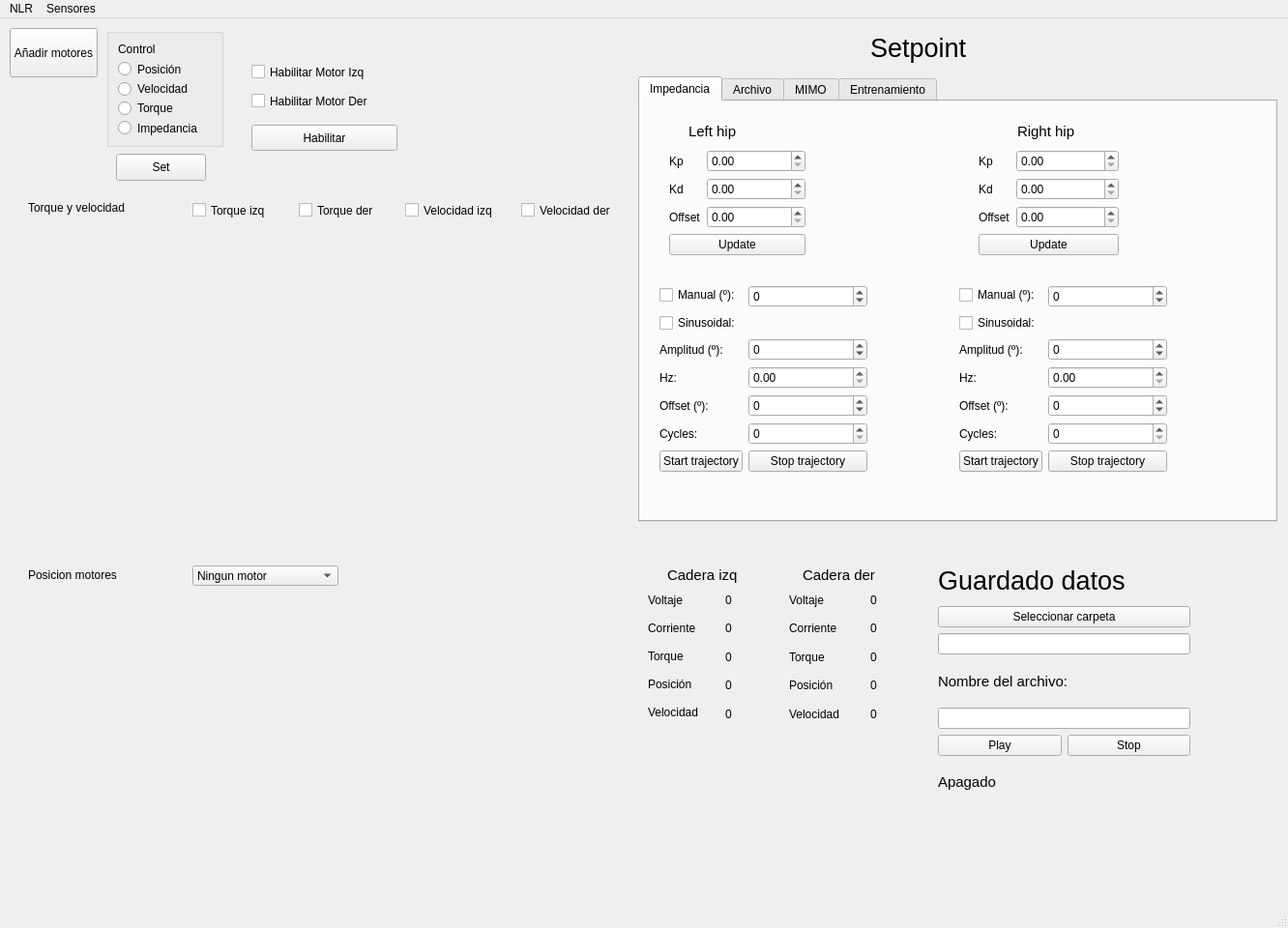
<?xml version="1.0" encoding="UTF-8"?>
<ui version="4.0">
 <class>MainWindow</class>
 <widget class="QMainWindow" name="MainWindow">
  <property name="enabled">
   <bool>true</bool>
  </property>
  <property name="geometry">
   <rect>
    <x>0</x>
    <y>0</y>
    <width>1332</width>
    <height>960</height>
   </rect>
  </property>
  <property name="font">
   <font>
    <pointsize>9</pointsize>
   </font>
  </property>
  <property name="windowTitle">
   <string>MainWindow</string>
  </property>
  <widget class="QWidget" name="centralwidget">
   <widget class="QTabWidget" name="tabWidget">
    <property name="enabled">
     <bool>true</bool>
    </property>
    <property name="geometry">
     <rect>
      <x>660</x>
      <y>60</y>
      <width>661</width>
      <height>461</height>
     </rect>
    </property>
    <property name="currentIndex">
     <number>0</number>
    </property>
    <widget class="QWidget" name="tab_4">
     <attribute name="title">
      <string>Impedancia</string>
     </attribute>
     <widget class="QWidget" name="layoutWidget_11">
      <property name="geometry">
       <rect>
        <x>30</x>
        <y>50</y>
        <width>141</width>
        <height>119</height>
       </rect>
      </property>
      <layout class="QFormLayout" name="formLayout_5">
       <item row="0" column="0">
        <widget class="QLabel" name="frecuenciaLabel_5">
         <property name="text">
          <string>Kp</string>
         </property>
        </widget>
       </item>
       <item row="0" column="1">
        <widget class="QDoubleSpinBox" name="left_hip_kp_box">
         <property name="maximum">
          <double>50.000000000000000</double>
         </property>
         <property name="singleStep">
          <double>0.200000000000000</double>
         </property>
        </widget>
       </item>
       <item row="1" column="0">
        <widget class="QLabel" name="amplitudLabel_9">
         <property name="text">
          <string>Kd</string>
         </property>
        </widget>
       </item>
       <item row="1" column="1">
        <widget class="QDoubleSpinBox" name="left_hip_kd_box">
         <property name="maximum">
          <double>50.000000000000000</double>
         </property>
         <property name="singleStep">
          <double>0.200000000000000</double>
         </property>
        </widget>
       </item>
       <item row="2" column="0">
        <widget class="QLabel" name="amplitudLabel_10">
         <property name="text">
          <string>Offset</string>
         </property>
        </widget>
       </item>
       <item row="2" column="1">
        <widget class="QDoubleSpinBox" name="left_hip_offset_box">
         <property name="maximum">
          <double>50.000000000000000</double>
         </property>
         <property name="singleStep">
          <double>0.100000000000000</double>
         </property>
        </widget>
       </item>
       <item row="3" column="0" colspan="2">
        <widget class="QPushButton" name="update_impedance_parameters_btn_izq">
         <property name="text">
          <string>Update</string>
         </property>
        </widget>
       </item>
      </layout>
     </widget>
     <widget class="QWidget" name="layoutWidget_12">
      <property name="geometry">
       <rect>
        <x>350</x>
        <y>50</y>
        <width>145</width>
        <height>119</height>
       </rect>
      </property>
      <layout class="QFormLayout" name="formLayout_6">
       <item row="0" column="0">
        <widget class="QLabel" name="frecuenciaLabel_6">
         <property name="text">
          <string>Kp</string>
         </property>
        </widget>
       </item>
       <item row="0" column="1">
        <widget class="QDoubleSpinBox" name="right_hip_kp_box">
         <property name="maximum">
          <double>50.000000000000000</double>
         </property>
         <property name="singleStep">
          <double>0.200000000000000</double>
         </property>
        </widget>
       </item>
       <item row="1" column="0">
        <widget class="QLabel" name="amplitudLabel_11">
         <property name="text">
          <string>Kd</string>
         </property>
        </widget>
       </item>
       <item row="1" column="1">
        <widget class="QDoubleSpinBox" name="right_hip_kd_box">
         <property name="maximum">
          <double>50.000000000000000</double>
         </property>
         <property name="singleStep">
          <double>0.200000000000000</double>
         </property>
        </widget>
       </item>
       <item row="2" column="0">
        <widget class="QLabel" name="amplitudLabel_12">
         <property name="text">
          <string>Offset</string>
         </property>
        </widget>
       </item>
       <item row="2" column="1">
        <widget class="QDoubleSpinBox" name="right_hip_offset_box">
         <property name="maximum">
          <double>10.000000000000000</double>
         </property>
         <property name="singleStep">
          <double>0.100000000000000</double>
         </property>
        </widget>
       </item>
       <item row="3" column="0" colspan="2">
        <widget class="QPushButton" name="update_impedance_parameters_btn_der">
         <property name="text">
          <string>Update</string>
         </property>
        </widget>
       </item>
      </layout>
     </widget>
     <widget class="QLabel" name="label_5">
      <property name="enabled">
       <bool>true</bool>
      </property>
      <property name="geometry">
       <rect>
        <x>50</x>
        <y>10</y>
        <width>61</width>
        <height>41</height>
       </rect>
      </property>
      <property name="font">
       <font>
        <pointsize>11</pointsize>
       </font>
      </property>
      <property name="text">
       <string>Left hip</string>
      </property>
     </widget>
     <widget class="QLabel" name="label_9">
      <property name="enabled">
       <bool>true</bool>
      </property>
      <property name="geometry">
       <rect>
        <x>390</x>
        <y>10</y>
        <width>61</width>
        <height>41</height>
       </rect>
      </property>
      <property name="font">
       <font>
        <pointsize>11</pointsize>
       </font>
      </property>
      <property name="text">
       <string>Right hip</string>
      </property>
     </widget>
     <widget class="QWidget" name="formLayoutWidget">
      <property name="geometry">
       <rect>
        <x>20</x>
        <y>190</y>
        <width>215</width>
        <height>224</height>
       </rect>
      </property>
      <layout class="QFormLayout" name="formLayout">
       <item row="0" column="0">
        <widget class="QCheckBox" name="left_hip_manual_enable">
         <property name="text">
          <string>Manual (º):</string>
         </property>
        </widget>
       </item>
       <item row="0" column="1">
        <widget class="QDoubleSpinBox" name="left_hip_manual_box">
         <property name="decimals">
          <number>0</number>
         </property>
         <property name="minimum">
          <double>-100.000000000000000</double>
         </property>
         <property name="maximum">
          <double>100.000000000000000</double>
         </property>
         <property name="singleStep">
          <double>2.000000000000000</double>
         </property>
        </widget>
       </item>
       <item row="1" column="0">
        <widget class="QCheckBox" name="left_hip_sine_enable">
         <property name="text">
          <string>Sinusoidal:</string>
         </property>
        </widget>
       </item>
       <item row="2" column="0">
        <widget class="QLabel" name="label">
         <property name="text">
          <string>Amplitud (º):</string>
         </property>
        </widget>
       </item>
       <item row="2" column="1">
        <widget class="QDoubleSpinBox" name="left_hip_sine_amp">
         <property name="decimals">
          <number>0</number>
         </property>
         <property name="minimum">
          <double>-180.000000000000000</double>
         </property>
         <property name="maximum">
          <double>180.000000000000000</double>
         </property>
        </widget>
       </item>
       <item row="3" column="1">
        <widget class="QDoubleSpinBox" name="left_hip_sine_freq">
         <property name="maximum">
          <double>10.000000000000000</double>
         </property>
         <property name="singleStep">
          <double>0.050000000000000</double>
         </property>
        </widget>
       </item>
       <item row="4" column="1">
        <widget class="QDoubleSpinBox" name="left_hip_sine_offset">
         <property name="decimals">
          <number>0</number>
         </property>
         <property name="minimum">
          <double>-100.000000000000000</double>
         </property>
         <property name="maximum">
          <double>100.000000000000000</double>
         </property>
         <property name="singleStep">
          <double>5.000000000000000</double>
         </property>
        </widget>
       </item>
       <item row="5" column="1">
        <widget class="QDoubleSpinBox" name="left_hip_sine_cycles">
         <property name="decimals">
          <number>0</number>
         </property>
         <property name="maximum">
          <double>100.000000000000000</double>
         </property>
        </widget>
       </item>
       <item row="3" column="0">
        <widget class="QLabel" name="label_2">
         <property name="text">
          <string>Hz:</string>
         </property>
        </widget>
       </item>
       <item row="4" column="0">
        <widget class="QLabel" name="label_28">
         <property name="text">
          <string>Offset (º):</string>
         </property>
        </widget>
       </item>
       <item row="5" column="0">
        <widget class="QLabel" name="label_29">
         <property name="text">
          <string>Cycles:</string>
         </property>
        </widget>
       </item>
       <item row="6" column="0">
        <widget class="QPushButton" name="left_start_traj_btn">
         <property name="text">
          <string>Start trajectory</string>
         </property>
        </widget>
       </item>
       <item row="6" column="1">
        <widget class="QPushButton" name="left_stop_traj_btn">
         <property name="text">
          <string>Stop trajectory</string>
         </property>
        </widget>
       </item>
      </layout>
     </widget>
     <widget class="QWidget" name="formLayoutWidget_2">
      <property name="geometry">
       <rect>
        <x>330</x>
        <y>190</y>
        <width>215</width>
        <height>221</height>
       </rect>
      </property>
      <layout class="QFormLayout" name="formLayout_2">
       <item row="0" column="0">
        <widget class="QCheckBox" name="right_hip_manual_enable">
         <property name="text">
          <string>Manual (º):</string>
         </property>
        </widget>
       </item>
       <item row="0" column="1">
        <widget class="QDoubleSpinBox" name="right_hip_manual_box">
         <property name="decimals">
          <number>0</number>
         </property>
         <property name="minimum">
          <double>-100.000000000000000</double>
         </property>
         <property name="maximum">
          <double>100.000000000000000</double>
         </property>
         <property name="singleStep">
          <double>2.000000000000000</double>
         </property>
        </widget>
       </item>
       <item row="1" column="0">
        <widget class="QCheckBox" name="right_hip_sine_enable">
         <property name="text">
          <string>Sinusoidal:</string>
         </property>
        </widget>
       </item>
       <item row="2" column="0">
        <widget class="QLabel" name="label_30">
         <property name="text">
          <string>Amplitud (º):</string>
         </property>
        </widget>
       </item>
       <item row="2" column="1">
        <widget class="QDoubleSpinBox" name="right_hip_sine_amp">
         <property name="decimals">
          <number>0</number>
         </property>
         <property name="minimum">
          <double>-180.000000000000000</double>
         </property>
         <property name="maximum">
          <double>180.000000000000000</double>
         </property>
        </widget>
       </item>
       <item row="3" column="0">
        <widget class="QLabel" name="label_31">
         <property name="text">
          <string>Hz:</string>
         </property>
        </widget>
       </item>
       <item row="3" column="1">
        <widget class="QDoubleSpinBox" name="right_hip_sine_freq">
         <property name="maximum">
          <double>10.000000000000000</double>
         </property>
         <property name="singleStep">
          <double>0.050000000000000</double>
         </property>
        </widget>
       </item>
       <item row="4" column="0">
        <widget class="QLabel" name="label_32">
         <property name="text">
          <string>Offset (º):</string>
         </property>
        </widget>
       </item>
       <item row="4" column="1">
        <widget class="QDoubleSpinBox" name="right_hip_sine_offset">
         <property name="decimals">
          <number>0</number>
         </property>
         <property name="minimum">
          <double>-100.000000000000000</double>
         </property>
         <property name="maximum">
          <double>100.000000000000000</double>
         </property>
         <property name="singleStep">
          <double>5.000000000000000</double>
         </property>
        </widget>
       </item>
       <item row="5" column="1">
        <widget class="QDoubleSpinBox" name="right_hip_sine_cycles">
         <property name="decimals">
          <number>0</number>
         </property>
         <property name="maximum">
          <double>100.000000000000000</double>
         </property>
        </widget>
       </item>
       <item row="6" column="0">
        <widget class="QPushButton" name="right_start_traj_btn">
         <property name="text">
          <string>Start trajectory</string>
         </property>
        </widget>
       </item>
       <item row="6" column="1">
        <widget class="QPushButton" name="right_stop_traj_btn">
         <property name="text">
          <string>Stop trajectory</string>
         </property>
        </widget>
       </item>
       <item row="5" column="0">
        <widget class="QLabel" name="label_33">
         <property name="text">
          <string>Cycles:</string>
         </property>
        </widget>
       </item>
      </layout>
     </widget>
    </widget>
    <widget class="QWidget" name="archivo_setpoint">
     <attribute name="title">
      <string>Archivo</string>
     </attribute>
     <widget class="QWidget" name="layoutWidget_7">
      <property name="geometry">
       <rect>
        <x>50</x>
        <y>130</y>
        <width>371</width>
        <height>41</height>
       </rect>
      </property>
      <layout class="QHBoxLayout" name="horizontalLayout_5">
       <item>
        <widget class="QPushButton" name="Archive_setpoint_play">
         <property name="text">
          <string>Play</string>
         </property>
         <property name="icon">
          <iconset>
           <normaloff>../../../../../../../../../../../../Downloads/play.png</normaloff>
           <normalon>../../../../../../../../../../../../Downloads/play.png</normalon>../../../../../../../../../../../../Downloads/play.png</iconset>
         </property>
        </widget>
       </item>
       <item>
        <widget class="QPushButton" name="Archive_setpoint_pause">
         <property name="text">
          <string>Pause</string>
         </property>
         <property name="icon">
          <iconset>
           <normaloff>../../../../../../../../../../../../Downloads/pause.png</normaloff>../../../../../../../../../../../../Downloads/pause.png</iconset>
         </property>
        </widget>
       </item>
       <item>
        <widget class="QPushButton" name="Archive_setpoint_stop">
         <property name="text">
          <string>Stop</string>
         </property>
         <property name="icon">
          <iconset>
           <normaloff>../../../../../../../../../../../../Downloads/stop.png</normaloff>../../../../../../../../../../../../Downloads/stop.png</iconset>
         </property>
        </widget>
       </item>
      </layout>
     </widget>
     <widget class="QLineEdit" name="nombre_carpeta_setpoint">
      <property name="geometry">
       <rect>
        <x>30</x>
        <y>70</y>
        <width>399</width>
        <height>24</height>
       </rect>
      </property>
      <property name="text">
       <string/>
      </property>
     </widget>
     <widget class="QLineEdit" name="nombre_archivo_setpoint">
      <property name="geometry">
       <rect>
        <x>30</x>
        <y>100</y>
        <width>399</width>
        <height>24</height>
       </rect>
      </property>
      <property name="text">
       <string/>
      </property>
     </widget>
     <widget class="QPushButton" name="archivo_setpoint_btn">
      <property name="geometry">
       <rect>
        <x>30</x>
        <y>30</y>
        <width>399</width>
        <height>28</height>
       </rect>
      </property>
      <property name="text">
       <string>Seleccionar archivo</string>
      </property>
     </widget>
     <widget class="QWidget" name="layoutWidget_8">
      <property name="geometry">
       <rect>
        <x>120</x>
        <y>180</y>
        <width>251</width>
        <height>41</height>
       </rect>
      </property>
      <layout class="QFormLayout" name="formLayout_9">
       <item row="0" column="0">
        <widget class="QLabel" name="frecuenciaLabel_9">
         <property name="text">
          <string>Estado:         </string>
         </property>
        </widget>
       </item>
       <item row="0" column="1">
        <widget class="QLabel" name="Archive_state">
         <property name="enabled">
          <bool>true</bool>
         </property>
         <property name="font">
          <font>
           <pointsize>11</pointsize>
          </font>
         </property>
         <property name="text">
          <string>Parado</string>
         </property>
        </widget>
       </item>
      </layout>
     </widget>
    </widget>
    <widget class="QWidget" name="mimo_page">
     <attribute name="title">
      <string>MIMO</string>
     </attribute>
     <widget class="QWidget" name="formLayoutWidget_3">
      <property name="geometry">
       <rect>
        <x>10</x>
        <y>30</y>
        <width>231</width>
        <height>381</height>
       </rect>
      </property>
      <layout class="QFormLayout" name="formLayout_3">
       <item row="0" column="0">
        <widget class="QLabel" name="label_10">
         <property name="enabled">
          <bool>true</bool>
         </property>
         <property name="font">
          <font>
           <pointsize>11</pointsize>
          </font>
         </property>
         <property name="text">
          <string>Simulador</string>
         </property>
        </widget>
       </item>
       <item row="3" column="0">
        <widget class="QLabel" name="label_11">
         <property name="text">
          <string>Ciclos</string>
         </property>
        </widget>
       </item>
       <item row="4" column="0">
        <widget class="QLabel" name="label_12">
         <property name="text">
          <string>Kp</string>
         </property>
        </widget>
       </item>
       <item row="5" column="0">
        <widget class="QLabel" name="label_13">
         <property name="text">
          <string>Ki</string>
         </property>
        </widget>
       </item>
       <item row="6" column="0">
        <widget class="QLabel" name="label_14">
         <property name="text">
          <string>Kd</string>
         </property>
        </widget>
       </item>
       <item row="7" column="0">
        <widget class="QLabel" name="label_15">
         <property name="text">
          <string>Mass scale</string>
         </property>
        </widget>
       </item>
       <item row="8" column="0">
        <widget class="QLabel" name="label_16">
         <property name="text">
          <string>Joint stiffness scale</string>
         </property>
        </widget>
       </item>
       <item row="9" column="0">
        <widget class="QLabel" name="label_17">
         <property name="text">
          <string>Joint damping scale</string>
         </property>
        </widget>
       </item>
       <item row="10" column="0">
        <widget class="QLabel" name="label_18">
         <property name="text">
          <string>Joint frictionloss scale</string>
         </property>
        </widget>
       </item>
       <item row="11" column="0">
        <widget class="QLabel" name="label_19">
         <property name="text">
          <string>Joint armature scale</string>
         </property>
        </widget>
       </item>
       <item row="3" column="1">
        <widget class="QDoubleSpinBox" name="cyclesValueBox">
         <property name="maximum">
          <double>1000.000000000000000</double>
         </property>
         <property name="value">
          <double>10.000000000000000</double>
         </property>
        </widget>
       </item>
       <item row="4" column="1">
        <widget class="QDoubleSpinBox" name="kpValueBox">
         <property name="maximum">
          <double>3.000000000000000</double>
         </property>
         <property name="singleStep">
          <double>0.100000000000000</double>
         </property>
         <property name="value">
          <double>0.900000000000000</double>
         </property>
        </widget>
       </item>
       <item row="5" column="1">
        <widget class="QDoubleSpinBox" name="kiValueBox">
         <property name="maximum">
          <double>3.000000000000000</double>
         </property>
         <property name="singleStep">
          <double>0.010000000000000</double>
         </property>
         <property name="value">
          <double>0.000000000000000</double>
         </property>
        </widget>
       </item>
       <item row="6" column="1">
        <widget class="QDoubleSpinBox" name="kdValueBox">
         <property name="maximum">
          <double>3.000000000000000</double>
         </property>
         <property name="singleStep">
          <double>0.010000000000000</double>
         </property>
         <property name="value">
          <double>0.000000000000000</double>
         </property>
        </widget>
       </item>
       <item row="7" column="1">
        <widget class="QDoubleSpinBox" name="massValueBox">
         <property name="maximum">
          <double>10.000000000000000</double>
         </property>
         <property name="singleStep">
          <double>0.500000000000000</double>
         </property>
         <property name="value">
          <double>1.000000000000000</double>
         </property>
        </widget>
       </item>
       <item row="8" column="1">
        <widget class="QDoubleSpinBox" name="jointStiffnessValueBox">
         <property name="maximum">
          <double>10.000000000000000</double>
         </property>
         <property name="singleStep">
          <double>0.500000000000000</double>
         </property>
         <property name="value">
          <double>1.000000000000000</double>
         </property>
        </widget>
       </item>
       <item row="9" column="1">
        <widget class="QDoubleSpinBox" name="jointDampingValueBox">
         <property name="maximum">
          <double>10.000000000000000</double>
         </property>
         <property name="singleStep">
          <double>0.500000000000000</double>
         </property>
         <property name="value">
          <double>1.000000000000000</double>
         </property>
        </widget>
       </item>
       <item row="10" column="1">
        <widget class="QDoubleSpinBox" name="jointFrictionlossValueBox">
         <property name="maximum">
          <double>10.000000000000000</double>
         </property>
         <property name="singleStep">
          <double>0.500000000000000</double>
         </property>
         <property name="value">
          <double>1.000000000000000</double>
         </property>
        </widget>
       </item>
       <item row="11" column="1">
        <widget class="QDoubleSpinBox" name="jointArmatureValueBox">
         <property name="maximum">
          <double>10.000000000000000</double>
         </property>
         <property name="singleStep">
          <double>0.500000000000000</double>
         </property>
         <property name="value">
          <double>1.000000000000000</double>
         </property>
        </widget>
       </item>
       <item row="12" column="0" colspan="2">
        <widget class="QPushButton" name="buttonLaunchSimMimo">
         <property name="text">
          <string>lanzar simulador</string>
         </property>
        </widget>
       </item>
       <item row="1" column="0">
        <widget class="QLabel" name="label_20">
         <property name="font">
          <font>
           <pointsize>8</pointsize>
          </font>
         </property>
         <property name="text">
          <string>Para personalización completa,</string>
         </property>
        </widget>
       </item>
       <item row="2" column="0">
        <widget class="QLabel" name="label_23">
         <property name="font">
          <font>
           <pointsize>8</pointsize>
          </font>
         </property>
         <property name="text">
          <string>lanzar el script de simulación</string>
         </property>
        </widget>
       </item>
      </layout>
     </widget>
     <widget class="QWidget" name="formLayoutWidget_4">
      <property name="geometry">
       <rect>
        <x>260</x>
        <y>30</y>
        <width>381</width>
        <height>381</height>
       </rect>
      </property>
      <layout class="QFormLayout" name="formLayout_7">
       <item row="0" column="0">
        <widget class="QLabel" name="label_24">
         <property name="font">
          <font>
           <pointsize>11</pointsize>
          </font>
         </property>
         <property name="text">
          <string>Motor real</string>
         </property>
        </widget>
       </item>
       <item row="1" column="0">
        <widget class="QLabel" name="label_34">
         <property name="font">
          <font>
           <pointsize>8</pointsize>
          </font>
         </property>
         <property name="text">
          <string>Para una personalización
completa, lanzar el script
de motor real</string>
         </property>
        </widget>
       </item>
       <item row="3" column="0">
        <widget class="QLabel" name="label_38">
         <property name="text">
          <string>CSV origen</string>
         </property>
        </widget>
       </item>
       <item row="3" column="1">
        <widget class="QLineEdit" name="carpeta_csv_origen_mimo_real"/>
       </item>
       <item row="8" column="0" colspan="2">
        <widget class="QPushButton" name="buttonRealSimMimo">
         <property name="text">
          <string>Lanzar motor real</string>
         </property>
        </widget>
       </item>
       <item row="4" column="1">
        <widget class="QLineEdit" name="nombre_csv_origen_mimo_real"/>
       </item>
       <item row="5" column="0">
        <widget class="QLabel" name="label_35">
         <property name="text">
          <string>Motor id</string>
         </property>
        </widget>
       </item>
       <item row="5" column="1">
        <widget class="QSpinBox" name="selector_motor_id_mimo_real">
         <property name="minimum">
          <number>348</number>
         </property>
         <property name="maximum">
          <number>349</number>
         </property>
        </widget>
       </item>
       <item row="6" column="0">
        <widget class="QLabel" name="label_39">
         <property name="text">
          <string>Aplicar Torque?</string>
         </property>
        </widget>
       </item>
       <item row="6" column="1">
        <widget class="QRadioButton" name="selector_apply_torque_true">
         <property name="text">
          <string>Si</string>
         </property>
         <property name="checked">
          <bool>true</bool>
         </property>
        </widget>
       </item>
       <item row="7" column="1">
        <widget class="QRadioButton" name="selector_apply_torque_false">
         <property name="text">
          <string>No</string>
         </property>
        </widget>
       </item>
       <item row="2" column="0">
        <widget class="QLabel" name="label_40">
         <property name="text">
          <string>Se usará pycandle
para la conexión.
Para usar ROS2 lanzar
script de motor real</string>
         </property>
        </widget>
       </item>
       <item row="4" column="0">
        <widget class="QPushButton" name="carpeta_mimo_real_boton">
         <property name="text">
          <string>Carpeta</string>
         </property>
        </widget>
       </item>
      </layout>
     </widget>
    </widget>
    <widget class="QWidget" name="entrenamiento_page">
     <attribute name="title">
      <string>Entrenamiento</string>
     </attribute>
     <widget class="QWidget" name="formLayoutWidget_5">
      <property name="geometry">
       <rect>
        <x>60</x>
        <y>40</y>
        <width>291</width>
        <height>111</height>
       </rect>
      </property>
      <layout class="QFormLayout" name="formLayout_8">
       <item row="0" column="0">
        <widget class="QLabel" name="label_36">
         <property name="text">
          <string>Episodios totales</string>
         </property>
        </widget>
       </item>
       <item row="1" column="0">
        <widget class="QLabel" name="label_37">
         <property name="text">
          <string>Frecuencia de
checkpoints</string>
         </property>
        </widget>
       </item>
       <item row="0" column="1">
        <widget class="QSpinBox" name="episodios_training">
         <property name="maximum">
          <number>100000</number>
         </property>
         <property name="singleStep">
          <number>10000</number>
         </property>
         <property name="value">
          <number>10000</number>
         </property>
        </widget>
       </item>
       <item row="1" column="1">
        <widget class="QSpinBox" name="checkpoints_freq_training">
         <property name="maximum">
          <number>25000</number>
         </property>
         <property name="singleStep">
          <number>5000</number>
         </property>
         <property name="value">
          <number>5000</number>
         </property>
        </widget>
       </item>
      </layout>
     </widget>
     <widget class="QPushButton" name="button_empezar_entrenamiento">
      <property name="geometry">
       <rect>
        <x>380</x>
        <y>110</y>
        <width>221</width>
        <height>41</height>
       </rect>
      </property>
      <property name="text">
       <string>Empezar</string>
      </property>
     </widget>
     <widget class="QLabel" name="label_41">
      <property name="geometry">
       <rect>
        <x>370</x>
        <y>40</y>
        <width>271</width>
        <height>51</height>
       </rect>
      </property>
      <property name="text">
       <string>Para cambiar el diccionario de recompensas,
modificar la variable &quot;DEFAULT_RW_DICT&quot;
del script &quot;nair_mimoEnv.py&quot;</string>
      </property>
     </widget>
     <widget class="QPlainTextEdit" name="texto_salida_entrenamiento">
      <property name="geometry">
       <rect>
        <x>60</x>
        <y>170</y>
        <width>541</width>
        <height>231</height>
       </rect>
      </property>
     </widget>
    </widget>
   </widget>
   <widget class="QCheckBox" name="enable_motors">
    <property name="geometry">
     <rect>
      <x>260</x>
      <y>40</y>
      <width>221</width>
      <height>31</height>
     </rect>
    </property>
    <property name="text">
     <string>Habilitar Motor Izq</string>
    </property>
   </widget>
   <widget class="QCheckBox" name="enable_right_motor">
    <property name="geometry">
     <rect>
      <x>260</x>
      <y>70</y>
      <width>221</width>
      <height>31</height>
     </rect>
    </property>
    <property name="text">
     <string>Habilitar Motor Der</string>
    </property>
   </widget>
   <widget class="QGroupBox" name="cadera_izq_control_Qbox">
    <property name="geometry">
     <rect>
      <x>110</x>
      <y>10</y>
      <width>121</width>
      <height>123</height>
     </rect>
    </property>
    <layout class="QGridLayout" name="cadera_control_grid">
     <item row="0" column="0">
      <widget class="QLabel" name="label_4">
       <property name="enabled">
        <bool>true</bool>
       </property>
       <property name="text">
        <string>Control</string>
       </property>
      </widget>
     </item>
     <item row="1" column="0">
      <layout class="QGridLayout" name="cadera_izq_control_grid_">
       <item row="4" column="0">
        <widget class="QRadioButton" name="impedance_control">
         <property name="enabled">
          <bool>true</bool>
         </property>
         <property name="text">
          <string>Impedancia</string>
         </property>
        </widget>
       </item>
       <item row="0" column="0">
        <widget class="QRadioButton" name="position_control">
         <property name="enabled">
          <bool>true</bool>
         </property>
         <property name="text">
          <string>Posición</string>
         </property>
        </widget>
       </item>
       <item row="1" column="0">
        <widget class="QRadioButton" name="velocity_control">
         <property name="enabled">
          <bool>true</bool>
         </property>
         <property name="text">
          <string>Velocidad</string>
         </property>
        </widget>
       </item>
       <item row="3" column="0">
        <widget class="QRadioButton" name="torque_control">
         <property name="enabled">
          <bool>true</bool>
         </property>
         <property name="text">
          <string>Torque</string>
         </property>
        </widget>
       </item>
      </layout>
     </item>
    </layout>
   </widget>
   <widget class="QPushButton" name="control_set">
    <property name="geometry">
     <rect>
      <x>120</x>
      <y>140</y>
      <width>93</width>
      <height>28</height>
     </rect>
    </property>
    <property name="text">
     <string>Set</string>
    </property>
   </widget>
   <widget class="QWidget" name="layoutWidget">
    <property name="geometry">
     <rect>
      <x>750</x>
      <y>590</y>
      <width>41</width>
      <height>141</height>
     </rect>
    </property>
    <layout class="QVBoxLayout" name="verticalLayout_2">
     <item>
      <widget class="QLabel" name="cadera_izq_voltaje_data">
       <property name="text">
        <string>0</string>
       </property>
      </widget>
     </item>
     <item>
      <widget class="QLabel" name="cadera_izq_corriente_data">
       <property name="text">
        <string>0</string>
       </property>
      </widget>
     </item>
     <item>
      <widget class="QLabel" name="cadera_izq_torque_data">
       <property name="text">
        <string>0</string>
       </property>
      </widget>
     </item>
     <item>
      <widget class="QLabel" name="cadera_izq_posicion_data">
       <property name="text">
        <string>0</string>
       </property>
      </widget>
     </item>
     <item>
      <widget class="QLabel" name="cadera_izq_velocidad_data">
       <property name="text">
        <string>0</string>
       </property>
      </widget>
     </item>
    </layout>
   </widget>
   <widget class="QWidget" name="layoutWidget">
    <property name="geometry">
     <rect>
      <x>670</x>
      <y>590</y>
      <width>71</width>
      <height>139</height>
     </rect>
    </property>
    <layout class="QVBoxLayout" name="verticalLayout">
     <item>
      <widget class="QLabel" name="cadera_izq_voltaje_label">
       <property name="text">
        <string>Voltaje</string>
       </property>
      </widget>
     </item>
     <item>
      <widget class="QLabel" name="cadera_izq_corriente_label">
       <property name="text">
        <string>Corriente</string>
       </property>
      </widget>
     </item>
     <item>
      <widget class="QLabel" name="cadera_izq_torque_label">
       <property name="text">
        <string>Torque</string>
       </property>
      </widget>
     </item>
     <item>
      <widget class="QLabel" name="cadera_izq_posicion_label">
       <property name="text">
        <string>Posición</string>
       </property>
      </widget>
     </item>
     <item>
      <widget class="QLabel" name="cadera_izq_velocidad_label">
       <property name="text">
        <string>Velocidad</string>
       </property>
      </widget>
     </item>
    </layout>
   </widget>
   <widget class="QWidget" name="layoutWidget">
    <property name="geometry">
     <rect>
      <x>900</x>
      <y>590</y>
      <width>41</width>
      <height>141</height>
     </rect>
    </property>
    <layout class="QVBoxLayout" name="verticalLayout_4">
     <item>
      <widget class="QLabel" name="cadera_der_voltaje_data">
       <property name="text">
        <string>0</string>
       </property>
      </widget>
     </item>
     <item>
      <widget class="QLabel" name="cadera_der_corriente_data">
       <property name="text">
        <string>0</string>
       </property>
      </widget>
     </item>
     <item>
      <widget class="QLabel" name="cadera_der_torque_data">
       <property name="text">
        <string>0</string>
       </property>
      </widget>
     </item>
     <item>
      <widget class="QLabel" name="cadera_der_posicion_data">
       <property name="text">
        <string>0</string>
       </property>
      </widget>
     </item>
     <item>
      <widget class="QLabel" name="cadera_der_velocidad_data">
       <property name="text">
        <string>0</string>
       </property>
      </widget>
     </item>
    </layout>
   </widget>
   <widget class="QWidget" name="layoutWidget">
    <property name="geometry">
     <rect>
      <x>816</x>
      <y>590</y>
      <width>71</width>
      <height>141</height>
     </rect>
    </property>
    <layout class="QVBoxLayout" name="verticalLayout_3">
     <item>
      <widget class="QLabel" name="cadera_der_voltaje_label">
       <property name="text">
        <string>Voltaje</string>
       </property>
      </widget>
     </item>
     <item>
      <widget class="QLabel" name="cadera_der_corriente_label">
       <property name="text">
        <string>Corriente</string>
       </property>
      </widget>
     </item>
     <item>
      <widget class="QLabel" name="cadera_der_torque_label">
       <property name="text">
        <string>Torque</string>
       </property>
      </widget>
     </item>
     <item>
      <widget class="QLabel" name="cadera_der_posicion_label">
       <property name="text">
        <string>Posición</string>
       </property>
      </widget>
     </item>
     <item>
      <widget class="QLabel" name="cadera_der_velocidad_label">
       <property name="text">
        <string>Velocidad</string>
       </property>
      </widget>
     </item>
    </layout>
   </widget>
   <widget class="QWidget" name="layoutWidget">
    <property name="geometry">
     <rect>
      <x>970</x>
      <y>560</y>
      <width>261</width>
      <height>251</height>
     </rect>
    </property>
    <layout class="QGridLayout" name="gridLayout">
     <item row="7" column="0">
      <widget class="QLabel" name="estado_record_data">
       <property name="enabled">
        <bool>true</bool>
       </property>
       <property name="font">
        <font>
         <pointsize>11</pointsize>
        </font>
       </property>
       <property name="text">
        <string>Apagado</string>
       </property>
      </widget>
     </item>
     <item row="5" column="0">
      <widget class="QLineEdit" name="nombre_archivo_guardado">
       <property name="text">
        <string/>
       </property>
      </widget>
     </item>
     <item row="4" column="0">
      <widget class="QLabel" name="label_3">
       <property name="enabled">
        <bool>true</bool>
       </property>
       <property name="font">
        <font>
         <pointsize>11</pointsize>
        </font>
       </property>
       <property name="text">
        <string>Nombre del archivo:</string>
       </property>
      </widget>
     </item>
     <item row="1" column="0">
      <widget class="QLabel" name="label_7">
       <property name="enabled">
        <bool>true</bool>
       </property>
       <property name="font">
        <font>
         <pointsize>20</pointsize>
        </font>
       </property>
       <property name="text">
        <string>Guardado datos</string>
       </property>
      </widget>
     </item>
     <item row="3" column="0">
      <widget class="QLineEdit" name="nombre_carpeta_guardado">
       <property name="text">
        <string/>
       </property>
      </widget>
     </item>
     <item row="6" column="0">
      <layout class="QHBoxLayout" name="horizontalLayout">
       <item>
        <widget class="QPushButton" name="save_play_button">
         <property name="text">
          <string>Play</string>
         </property>
         <property name="icon">
          <iconset>
           <normaloff>../../../../../../../../../../../../Downloads/play.png</normaloff>
           <normalon>../../../../../../../../../../../../Downloads/play.png</normalon>../../../../../../../../../../../../Downloads/play.png</iconset>
         </property>
        </widget>
       </item>
       <item>
        <widget class="QPushButton" name="save_stop_button">
         <property name="text">
          <string>Stop</string>
         </property>
         <property name="icon">
          <iconset>
           <normaloff>../../../../../../../../../../../../Downloads/stop.png</normaloff>../../../../../../../../../../../../Downloads/stop.png</iconset>
         </property>
        </widget>
       </item>
      </layout>
     </item>
     <item row="2" column="0">
      <widget class="QPushButton" name="carpeta_guardado_btn">
       <property name="text">
        <string>Seleccionar carpeta</string>
       </property>
      </widget>
     </item>
    </layout>
   </widget>
   <widget class="QLabel" name="label_26">
    <property name="enabled">
     <bool>true</bool>
    </property>
    <property name="geometry">
     <rect>
      <x>900</x>
      <y>10</y>
      <width>111</width>
      <height>41</height>
     </rect>
    </property>
    <property name="font">
     <font>
      <pointsize>20</pointsize>
     </font>
    </property>
    <property name="text">
     <string>Setpoint</string>
    </property>
   </widget>
   <widget class="QPushButton" name="add_motors_btn">
    <property name="geometry">
     <rect>
      <x>10</x>
      <y>10</y>
      <width>91</width>
      <height>51</height>
     </rect>
    </property>
    <property name="text">
     <string>Añadir motores</string>
    </property>
   </widget>
   <widget class="QLabel" name="label_21">
    <property name="enabled">
     <bool>true</bool>
    </property>
    <property name="geometry">
     <rect>
      <x>690</x>
      <y>560</y>
      <width>81</width>
      <height>31</height>
     </rect>
    </property>
    <property name="font">
     <font>
      <pointsize>11</pointsize>
     </font>
    </property>
    <property name="text">
     <string>Cadera izq</string>
    </property>
   </widget>
   <widget class="QLabel" name="label_27">
    <property name="enabled">
     <bool>true</bool>
    </property>
    <property name="geometry">
     <rect>
      <x>830</x>
      <y>560</y>
      <width>81</width>
      <height>31</height>
     </rect>
    </property>
    <property name="font">
     <font>
      <pointsize>11</pointsize>
     </font>
    </property>
    <property name="text">
     <string>Cadera der</string>
    </property>
   </widget>
   <widget class="QWidget" name="widget" native="true">
    <property name="geometry">
     <rect>
      <x>19</x>
      <y>180</y>
      <width>625</width>
      <height>365</height>
     </rect>
    </property>
    <widget class="QLabel" name="label_8">
     <property name="geometry">
      <rect>
       <x>10</x>
       <y>6</y>
       <width>131</width>
       <height>19</height>
      </rect>
     </property>
     <property name="text">
      <string>Torque y velocidad</string>
     </property>
    </widget>
    <widget class="QCheckBox" name="graph_tv_left_torque_cb">
     <property name="enabled">
      <bool>true</bool>
     </property>
     <property name="geometry">
      <rect>
       <x>180</x>
       <y>6</y>
       <width>92</width>
       <height>25</height>
      </rect>
     </property>
     <property name="text">
      <string>Torque izq</string>
     </property>
     <property name="checked">
      <bool>false</bool>
     </property>
    </widget>
    <widget class="QCheckBox" name="graph_tv_right_torque_cb">
     <property name="geometry">
      <rect>
       <x>290</x>
       <y>6</y>
       <width>92</width>
       <height>25</height>
      </rect>
     </property>
     <property name="text">
      <string>Torque der</string>
     </property>
     <property name="checked">
      <bool>false</bool>
     </property>
    </widget>
    <widget class="FigureCanvasQTAgg" name="graph_tv" native="true">
     <property name="geometry">
      <rect>
       <x>10</x>
       <y>30</y>
       <width>611</width>
       <height>325</height>
      </rect>
     </property>
    </widget>
    <widget class="QCheckBox" name="graph_tv_left_velocity_cb">
     <property name="geometry">
      <rect>
       <x>400</x>
       <y>6</y>
       <width>92</width>
       <height>25</height>
      </rect>
     </property>
     <property name="text">
      <string>Velocidad izq</string>
     </property>
     <property name="checked">
      <bool>false</bool>
     </property>
    </widget>
    <widget class="QCheckBox" name="graph_tv_right_velocity_cb">
     <property name="geometry">
      <rect>
       <x>520</x>
       <y>6</y>
       <width>101</width>
       <height>25</height>
      </rect>
     </property>
     <property name="text">
      <string>Velocidad der</string>
     </property>
     <property name="checked">
      <bool>false</bool>
     </property>
    </widget>
   </widget>
   <widget class="QWidget" name="widget_2" native="true">
    <property name="geometry">
     <rect>
      <x>19</x>
      <y>560</y>
      <width>625</width>
      <height>365</height>
     </rect>
    </property>
    <widget class="QLabel" name="label_6">
     <property name="geometry">
      <rect>
       <x>10</x>
       <y>6</y>
       <width>121</width>
       <height>19</height>
      </rect>
     </property>
     <property name="text">
      <string>Posicion motores</string>
     </property>
    </widget>
    <widget class="QComboBox" name="graph_display_combo">
     <property name="geometry">
      <rect>
       <x>180</x>
       <y>6</y>
       <width>151</width>
       <height>21</height>
      </rect>
     </property>
     <item>
      <property name="text">
       <string>Ningun motor</string>
      </property>
     </item>
     <item>
      <property name="text">
       <string>Ambos motores</string>
      </property>
     </item>
     <item>
      <property name="text">
       <string>Motor izquierdo</string>
      </property>
     </item>
     <item>
      <property name="text">
       <string>Motor derecho</string>
      </property>
     </item>
    </widget>
    <widget class="FigureCanvasQTAgg" name="graph" native="true">
     <property name="geometry">
      <rect>
       <x>10</x>
       <y>30</y>
       <width>611</width>
       <height>325</height>
      </rect>
     </property>
    </widget>
   </widget>
   <widget class="QPushButton" name="botonHabilitarMotores">
    <property name="geometry">
     <rect>
      <x>260</x>
      <y>110</y>
      <width>151</width>
      <height>27</height>
     </rect>
    </property>
    <property name="text">
     <string>Habilitar</string>
    </property>
   </widget>
  </widget>
  <widget class="QMenuBar" name="menubar">
   <property name="geometry">
    <rect>
     <x>0</x>
     <y>0</y>
     <width>1332</width>
     <height>21</height>
    </rect>
   </property>
   <widget class="QMenu" name="menuNLR">
    <property name="title">
     <string>NLR</string>
    </property>
   </widget>
   <widget class="QMenu" name="menusENSORE">
    <property name="title">
     <string>Sensores</string>
    </property>
    <addaction name="separator"/>
   </widget>
   <addaction name="menuNLR"/>
   <addaction name="menusENSORE"/>
  </widget>
  <widget class="QStatusBar" name="statusbar"/>
 </widget>
 <customwidgets>
  <customwidget>
   <class>FigureCanvasQTAgg</class>
   <extends>QWidget</extends>
   <header>gui.mplGraph</header>
   <container>1</container>
  </customwidget>
 </customwidgets>
 <resources/>
 <connections/>
</ui>
